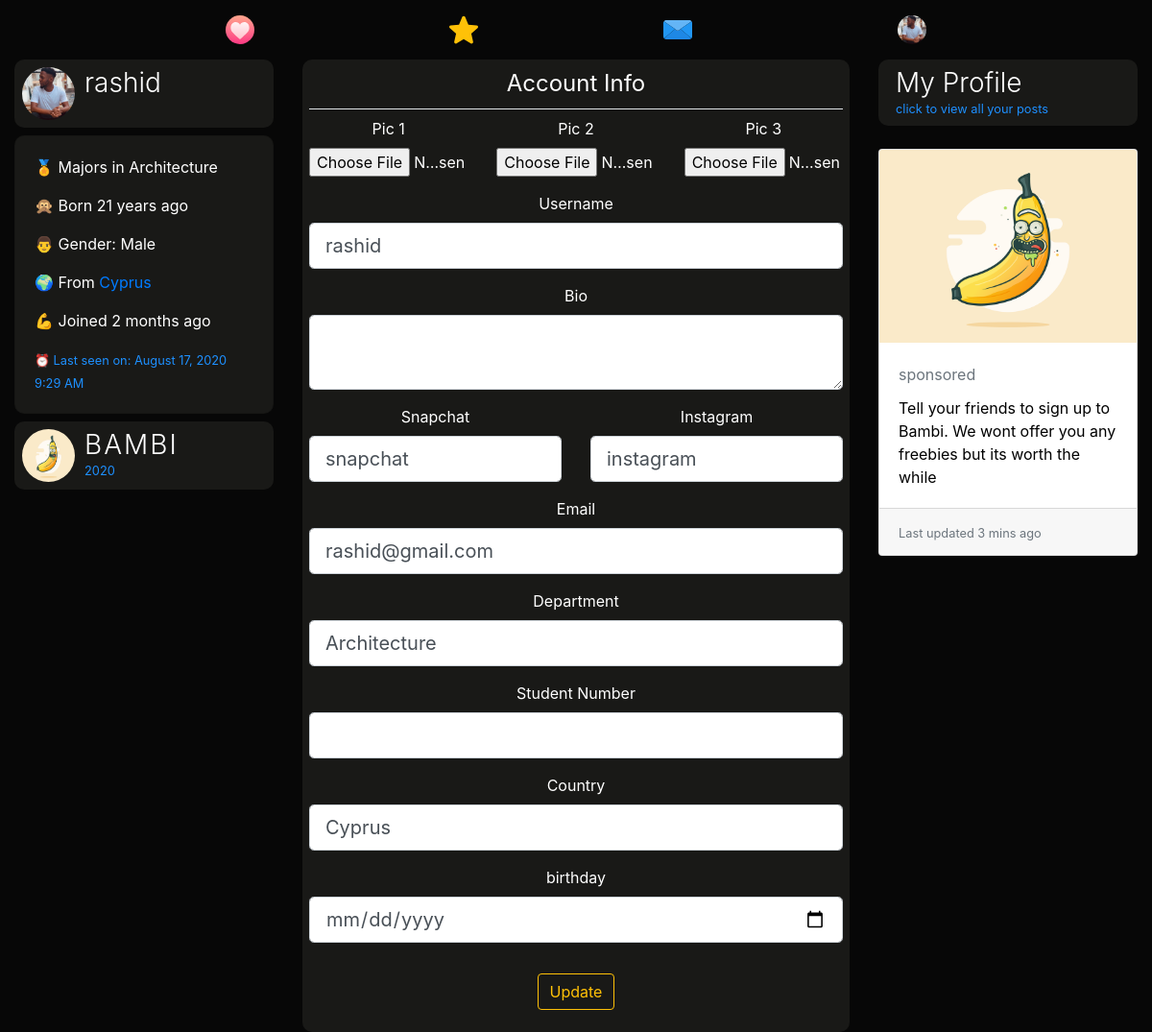
Page /account (signed in) on the earlier database version.
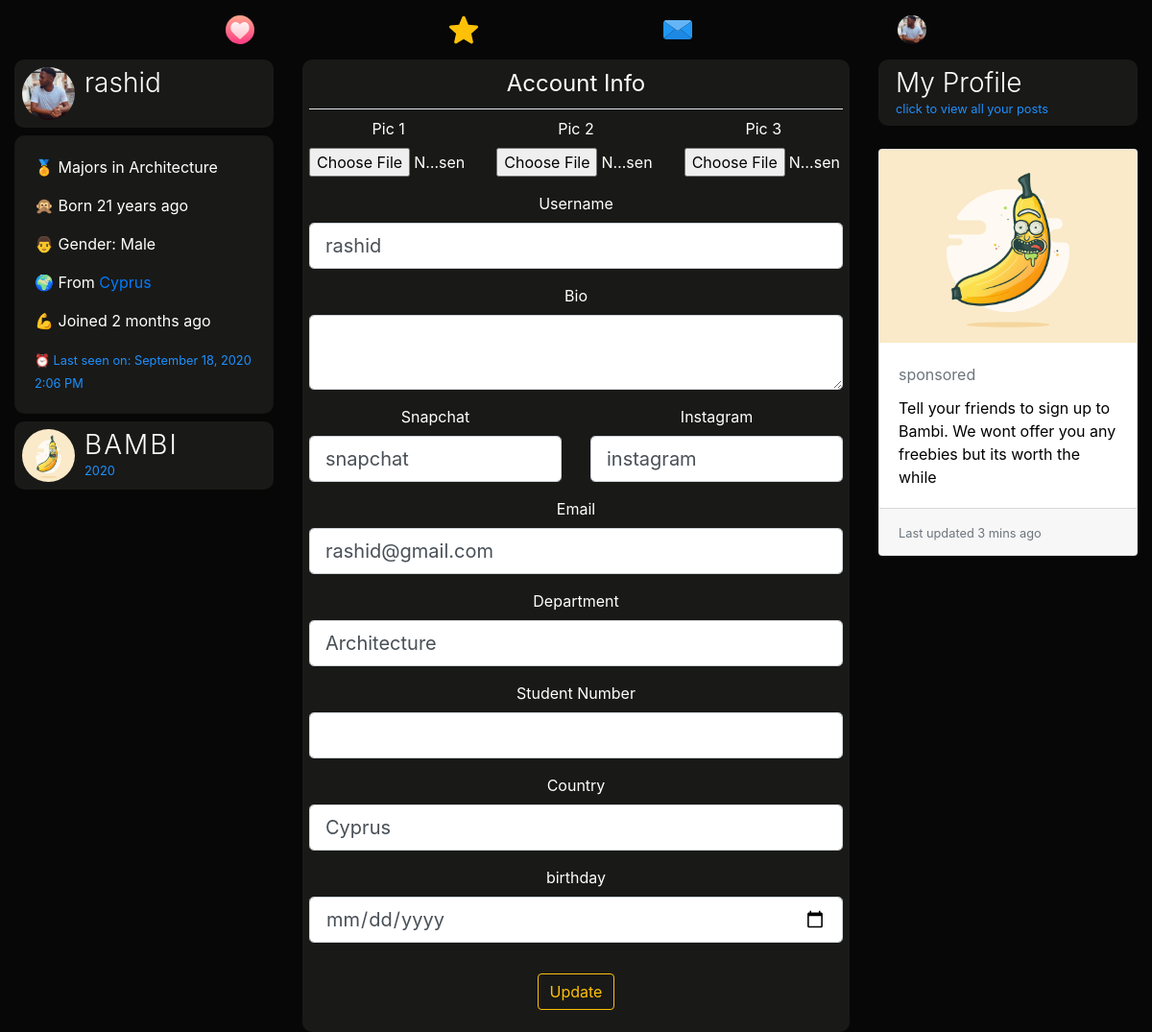
Same page on the later database version.
### dating/models.py (models this page shows, shortened)
class User(db.Model, UserMixin):
	id = db.Column(db.Integer, primary_key=True)
	username = db.Column(db.String(20), unique=True, nullable=False)
	email = db.Column(db.String(120), unique=True, nullable=True)
	dp = db.Column(db.String(20), nullable=False, default='default.jpg')
	dp2 = db.Column(db.String(20), nullable=False, default='flip.png')
	dp3 = db.Column(db.String(20), nullable=False, default='plane.png')
	password = db.Column(db.String(60), nullable=False)
	last_seen = db.Column(db.DateTime, default=datetime.utcnow)
	date_joined = db.Column(db.DateTime, nullable=False, default=datetime.utcnow)
	department = db.Column(db.String(20), nullable=False)
	student_number = db.Column(db.Integer(), unique=True, nullable=True)
	age = db.Column(db.DateTime, nullable=False)
	gender = db.Column(db.String(20), nullable=False)
	country = db.Column(db.String(20), default="Cyprus", nullable=True)
	bio = db.Column(db.String(120), nullable=True)
	private = db.Column(db.Boolean, default=False, nullable=False)
	snapchat = db.Column(db.String(20), default="snapchat", nullable=True)
	instagram = db.Column(db.String(20), default="instagram", nullable=True)
	followed = db.relationship(
		'User', secondary=followers,
		primaryjoin=(followers.c.follower_id == id),
		secondaryjoin=(followers.c.followed_id == id),
		backref=db.backref('followers', lazy='dynamic'), lazy='dynamic')
	messages_sent = db.relationship('Message',
									foreign_keys='Message.sender_id',
									backref='author', lazy='dynamic')
	messages_received = db.relationship('Message',
										foreign_keys='Message.recipient_id',
										backref='recipient', lazy='dynamic')
	last_message_read_time = db.Column(db.DateTime)
	def new_messages(self):
		last_read_time = self.last_message_read_time or datetime(1900, 1, 1)
		return Message.query.filter_by(recipient=self).filter(
			Message.timestamp > last_read_time).count()

### dating/routes.py (the view)
@app.route('/account', methods=['GET', 'POST'])
@login_required
def account():
	form = UpdateAccountForm()
	if form.validate_on_submit():
		if form.picture.data:
			pic = profile_img(form.picture.data)
			current_user.dp = pic
		if form.picture2.data:
			pic2 = profile_img(form.picture2.data)
			current_user.dp2 = pic2
		if form.picture3.data:
			pic3 = profile_img(form.picture3.data)
			current_user.dp3 = pic3
		current_user.username = form.username.data.lower()
		current_user.bio = form.bio.data
		current_user.email = form.email.data
		current_user.department = form.department.data
		current_user.student_number = form.student_number.data
		current_user.country = form.country.data
		current_user.age = form.age.data
		current_user.snapchat = form.snapchat.data
		current_user.instagram = form.instagram.data
		db.session.commit()
		flash('Your Account has been updated', 'success')
		return redirect(url_for('account'))
	elif request.method == 'GET':
		form.username.data = current_user.username
		form.bio.data = current_user.bio
		form.email.data = current_user.email
		form.department.data = current_user.department
		form.student_number.data = current_user.student_number
		form.country.data = current_user.country
		form.age.data = current_user.age
		form.snapchat.data = current_user.snapchat
		form.instagram.data = current_user.instagram
	dp = url_for('static', filename='profile_pics/' + current_user.dp)
	return render_template('account.html', title='Account', dp=dp, form=form)

### dating/forms.py (shortened to what this page needs)
class UpdateAccountForm(FlaskForm):
	username = StringField('Username', validators = [DataRequired(), Length(min=2, max=20), Regexp(r'^[\w.-_.]+$')])
	email = StringField('Email', validators = [Email(), DataRequired()])
	picture = FileField('Pic 1', validators=[FileAllowed(['jpg', 'jpeg' , 'png'])])
	picture2 = FileField('Pic 2', validators=[FileAllowed(['jpg', 'jpeg' , 'png'])])
	picture3 = FileField('Pic 3', validators=[FileAllowed(['jpg', 'jpeg' , 'png'])])
	department = StringField('Department', validators=[DataRequired()])
	student_number = StringField('Student Number', validators=[])
	country = StringField('Country', validators=[DataRequired()])
	age = DateField('birthday', format='%d-%m-%Y', validators=[DataRequired()])
	snapchat = StringField('Snapchat')
	instagram = StringField('Instagram')
	bio = PageDownField('Bio')
	private = BooleanField('Private?')
	submit = SubmitField('Update')

### dating/models.py (called while the page is built)
@login_manager.user_loader
def load_user(user_id):
	return User.query.get(int(user_id))

### dating/routes.py (called while the page is built)
@app.before_request
def before_request():
	if current_user.is_authenticated:
		current_user.last_seen = datetime.utcnow()
		db.session.commit()

### dating/templates/account.html (shortened to what this page needs)
{% extends "layout.html" %}
{% block content %}
<div class="container-fluid">
	<div class="row">
		<div class="col-lg-3 d-none d-lg-block position-fixed">
			<header class="mb-2">
		        <img src="{{ dp }}" alt="user profile" class="profile-thumbnail">
		        <div class="profile-name">
		          <h3>{{current_user.username}}</h3>
		        </div>
		      </header>
		    <div class="card about mb-2" style="color:#fff;background:#191917;border-radius:10px;">
		    <div class="card-body">
		      <p> 🏅 Majors in <span>{{current_user.department}}</span></p>
		      <p> 🙊 Born <span>{{ moment(current_user.age).fromNow() }}</span></p>
		      <p> {% if current_user.gender == 'male' %} 👨 {% else %}👩 {% endif %} Gender: <span>{{current_user.gender.title()}}</span></p>
		      {% if current_user.country %}
		      <p> 🌍 From <a href="https://www.google.com/maps?q={{current_user.country.title()}}" target="_blank">{{current_user.country.title()}}</a></p>
		      {% endif %}
		      <p> 💪 Joined <span>{{ moment(current_user.date_joined).fromNow() }}</span></p>
		      <small>⏰ Last seen on: {{ moment(current_user.last_seen).format('LLL') }}</small>
		    </div>
		  </div>
		  <header>
		    <img src="{{ url_for('static', filename='resources/' + 'logod.png') }}" alt="logo" class="profile-thumbnail">
		    <div class="profile-name">
		      <h3 class="logo">BAMBI</h3>
		      <small id="year"></small>
		    </div>
		  </header>
		</div>
		<div class="col-lg-6 offset-lg-3" style="text-align: center">
			<div class="post">
			  <div id="inner">
			   <div class="content-section">
				  <form method="POST" action="" enctype="multipart/form-data">
				    <fieldset class="form-group">
				      <legend class="border-bottom mb-2 pb-2">Account Info</legend>
				      <div class="row">
				      	<div class="col">
					      <div class="form-group">
					        {{ form.picture.label() }}
					        {{ form.picture(class="form-control-file") }}
					      </div>
					     </div>
					   <div class="col">
					      <div class="form-group">
					        {{ form.picture2.label() }}
					        {{ form.picture2(class="form-control-file") }}
					      </div>
					  </div>
					  	<div class="col">
					      <div class="form-group">
					        {{ form.picture3.label() }}
					        {{ form.picture3(class="form-control-file") }}
					      </div>
					  </div>
					    </div>
				      <div class="form-group">
				        {{ form.username.label(class="form-control-label") }}
				        {% if form.username.errors %}
				        {{ form.username(class="form-control form-control-lg is-invalid") }}
				        <div class="invalid-feedback">
				          {% for error in form.username.errors %}
				          <span>{{ error }}</span>
				          {% endfor %}
				        </div>
				        {% else %}
				        {{ form.username(class="form-control form-control-lg") }}
				        {% endif %}
				      </div>
				      <div class="form-group">
		                {{ form.bio.label(class="form-control-label") }}
		                {% if form.bio.errors %}
		                {{ form.bio(class="form-control form-control-lg is-invalid") }}
		                <div class="invalid-feedback">
		                  {% for error in form.bio.errors %}
		                  <span>{{ error }}</span>
		                  {% endfor %}
		                </div>
		                {% else %}
		                {{ form.bio(class="form-control form-control-lg") }}
		                {% endif %}
		              </div>
		               <div class="form-group">
		                <div class="row">
		                  <div class="col">
		                    {{ form.snapchat.label(class="form-control-label") }}
		                    {% if form.snapchat.errors %}
		                    {{ form.snapchat(class="form-control form-control-lg is-invalid") }}
		                    <div class="invalid-feedback">
		                      {% for error in form.snapchat.errors %}
		                      <span>{{ error }}</span>
		                      {% endfor %}
		                    </div>
		                    {% else %}
		                    {{ form.snapchat(class="form-control form-control-lg") }}
		                    {% endif %}
		                  </div>
		                  <div class="col">
		                    {{ form.instagram.label(class="form-control-label") }}
		                    {% if form.instagram.errors %}
		                    {{ form.instagram(class="form-control form-control-lg is-invalid") }}
		                    <div class="invalid-feedback">
		                      {% for error in form.instagram.errors %}
		                      <span>{{ error }}</span>
		                      {% endfor %}
		                    </div>
		                    {% else %}
		                    {{ form.instagram(class="form-control form-control-lg") }}
		                    {% endif %}
		                  </div>
		                </div>
		              </div>
				      <div class="form-group">
				        {{ form.email.label(class="form-control-label") }}
				        {% if form.email.errors %}
				        {{ form.email(class="form-control form-control-lg is-invalid") }}
				        <div class="invalid-feedback">
				          {% for error in form.email.errors %}
				          <span>{{ error }}</span>
				          {% endfor %}
				        </div>
				        {% else %}
				        {{ form.email(class="form-control form-control-lg") }}
				        {% endif %}
				      </div>
				      <div class="form-group">
				        {{ form.department.label(class="form-control-label") }}
				        {% if form.department.errors %}
				        {{ form.department(class="form-control form-control-lg is-invalid") }}
				        <div class="invalid-feedback">
				          {% for error in form.department.errors %}
				          <span>{{ error }}</span>
				          {% endfor %}
				        </div>
				        {% else %}
				        {{ form.department(class="form-control form-control-lg") }}
				        {% endif %}
				      </div>
				      <div class="form-group">
				        {{ form.student_number.label(class="form-control-label") }}
				        {% if form.student_number.errors %}
				        {{ form.student_number(class="form-control form-control-lg is-invalid") }}
				        <div class="invalid-feedback">
				          {% for error in form.student_number.errors %}
				          <span>{{ error }}</span>
				          {% endfor %}
				        </div>
				        {% else %}
				        {{ form.student_number(class="form-control form-control-lg") }}
				        {% endif %}
				      </div>
				      <div class="form-group">
				        {{ form.country.label(class="form-control-label") }}
				        {% if form.country.errors %}
				        {{ form.country(class="form-control form-control-lg is-invalid") }}
				        <div class="invalid-feedback">
				          {% for error in form.country.errors %}
				          <span>{{ error }}</span>
				          {% endfor %}
				        </div>
				        {% else %}
				        {{ form.country(class="form-control form-control-lg") }}
				        {% endif %}
				      </div>
				       <div class="form-group">
				        {{ form.age.label(class="form-control-label") }}
				        {% if form.age.errors %}
				        {{ form.age(class="form-control form-control-lg is-invalid") }}
				        <div class="invalid-feedback">
				          {% for error in form.age.errors %}
				          <span>{{ error }}</span>
				          {% endfor %}
				        </div>
				        {% else %}
				        {{ form.age(class="form-control form-control-lg") }}
				        {% endif %}
				      </div>
				    </fieldset>
				    <div class="form-group">
				      {{ form.submit(class="btn btn-outline-warning") }}
				    </div>
				  </form>
			  </div>
		</div>
			</div>
		</div>
		<div class="col-lg-3 d-none d-lg-block position-fixed offset-lg-9">
			 <header data-toggle="modal" data-target="#profile"><a style="text-decoration:none;" href="{{url_for('user_posts', username=current_user.username)}}">
		        <div class="profile-name">
		          <h3 style="color:#fff;">My Profile</h3>
		          <small>click to view all your posts</small>
		        </div>
		        </a>
		      </header>
		      <br>
			<div class="card" style="color:#000;">
		      <img class="card-img-top" src="{{ url_for('static', filename='resources/' + 'logod.png') }}" alt="logo">
		      <div class="card-body">
		        <h5 class="card-title"><small class="text-muted">sponsored</small></h5>
		        <p class="card-text">Tell your friends to sign up to Bambi. We wont offer you any freebies but its worth the while</p>
		      </div>
		      <div class="card-footer">
		        <small class="text-muted">Last updated 3 mins ago</small>
		      </div>
		    </div>
		</div>
	</div>
</div>
{% endblock content %}

### dating/templates/layout.html (shortened to what this page needs)
<!doctype html>
<html lang="en">
  <head>
    <link rel="stylesheet" href="https://stackpath.bootstrapcdn.com/bootstrap/4.3.1/css/bootstrap.min.css">
    <link rel="stylesheet" type="text/css" href="{{ url_for('static', filename='main.css') }}">
  </head>
  <body>
<nav class="navbar navbar-expand-md navbar-dark sticky-top justify-content-center d-none d-lg-block">
   <ul class="nav">
    <li {% if '/home' == request.path %}  class="active" {% endif %}>
      <a href="{{url_for('home')}}"><img src="{{ url_for('static', filename='resources/' + 'swipe.svg') }}" style="width:30px;height:30px;"></a>
    </li>
    <li {% if '/discover' == request.path %}  class="active" {% endif %}>
      <a href="{{url_for('discover')}}"><img src="{{ url_for('static', filename='resources/' + 'like.svg') }}" style="width:30px;height:30px;"></a>
    </li>
    <li {% if '/messages' == request.path %}  class="active" {% endif %}>
      <a href="{{url_for('messages')}}">
        <img src="{{ url_for('static', filename='resources/' + 'message.svg') }}" style="width:30px;height:30px;">
      </a>
    </li>
    <li>
      <a href="{{url_for('user_posts', username=current_user.username)}}">
        {% if current_user.is_authenticated %}
          <img src="{{ url_for('static', filename='profile_pics/' + current_user.dp) }}" style="width:30px;height:30px;border-radius:50%">
        {% else %}
        <img src="https://www.flaticon.com/premium-icon/icons/svg/3133/3133799.svg" style="width:30px;height:30px;">
        {% endif %}
      </a>
    </li>
</ul>
</nav>
  {% block content %} {% endblock %}
  </body>
</html>

### dating/static/main.css (style rules this page uses)
body { background:#070707; color:#fff; }
nav { background:#070707; }
.logo { color: #fff; letter-spacing: 2px; }
small { color: #1e90ff; }
h3 { font-weight: 300; }
header { display: flex; flex-direction: row; color:#fff; background:#191917; border-radius:10px; padding:8px; cursor:pointer; }
header .profile-thumbnail { width: 55px; height: 55px; border-radius: 50%; }
header .profile-name { display: flex; flex-direction:column; margin-left: 10px; }
header h3, header h4 { display: flex; margin: 0; }
.post { background:#191917; border-radius:10px; padding:7px; }

### dating/templates/layout.html (style rules this page uses)
ul.nav { width:80%; margin:0 auto; padding:0; list-style:none; background-color:none; text-align:center; font-family: sans-serif; }
.nav li { display:inline-block; width:25%; margin:0; padding:0; }
.nav a { text-align:center; padding:8px 0 8px 0; margin:0; display:block; text-decoration:none; color: #fff; }
ul.nav li:first-child a { border:none; }
ul.nav li:last-child a { border:none; }

Differences in the rows shown:
changed User "rashid": last_seen "August 17, 2020 9:29 AM" → "September 18, 2020 2:06 PM"
